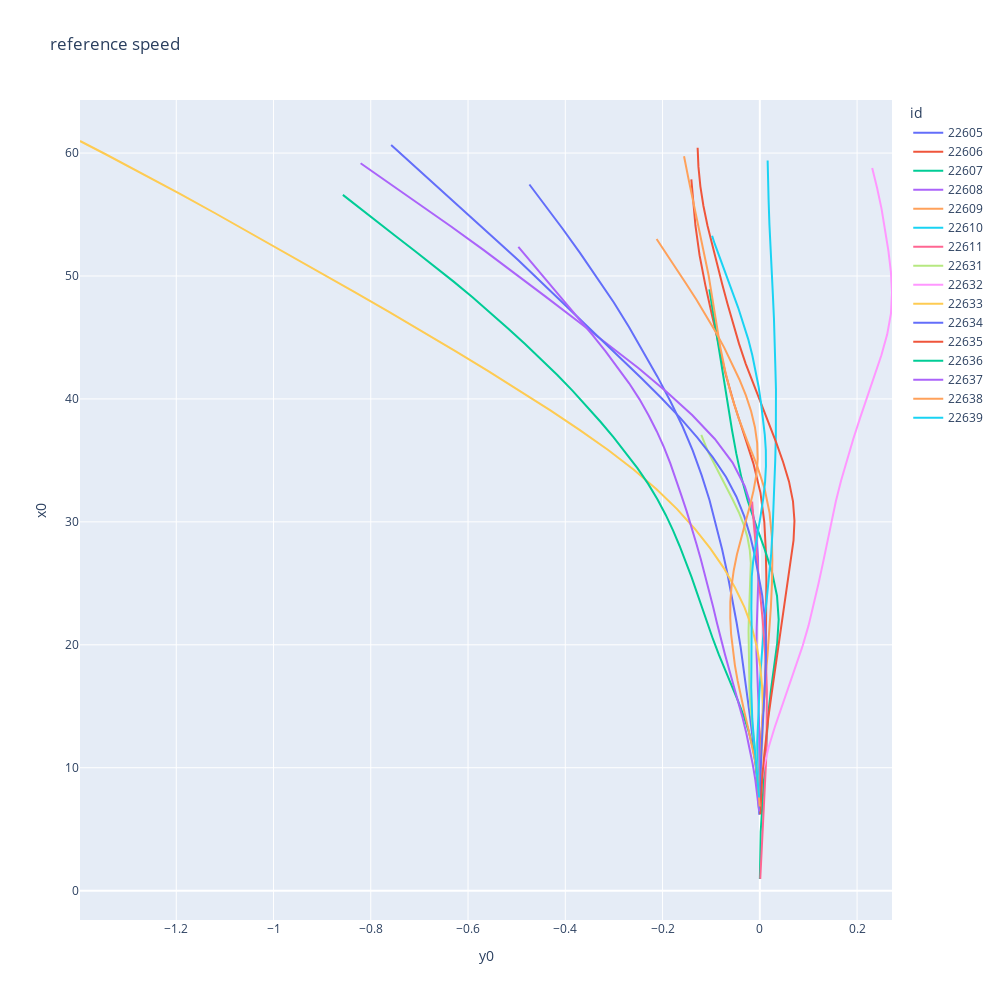
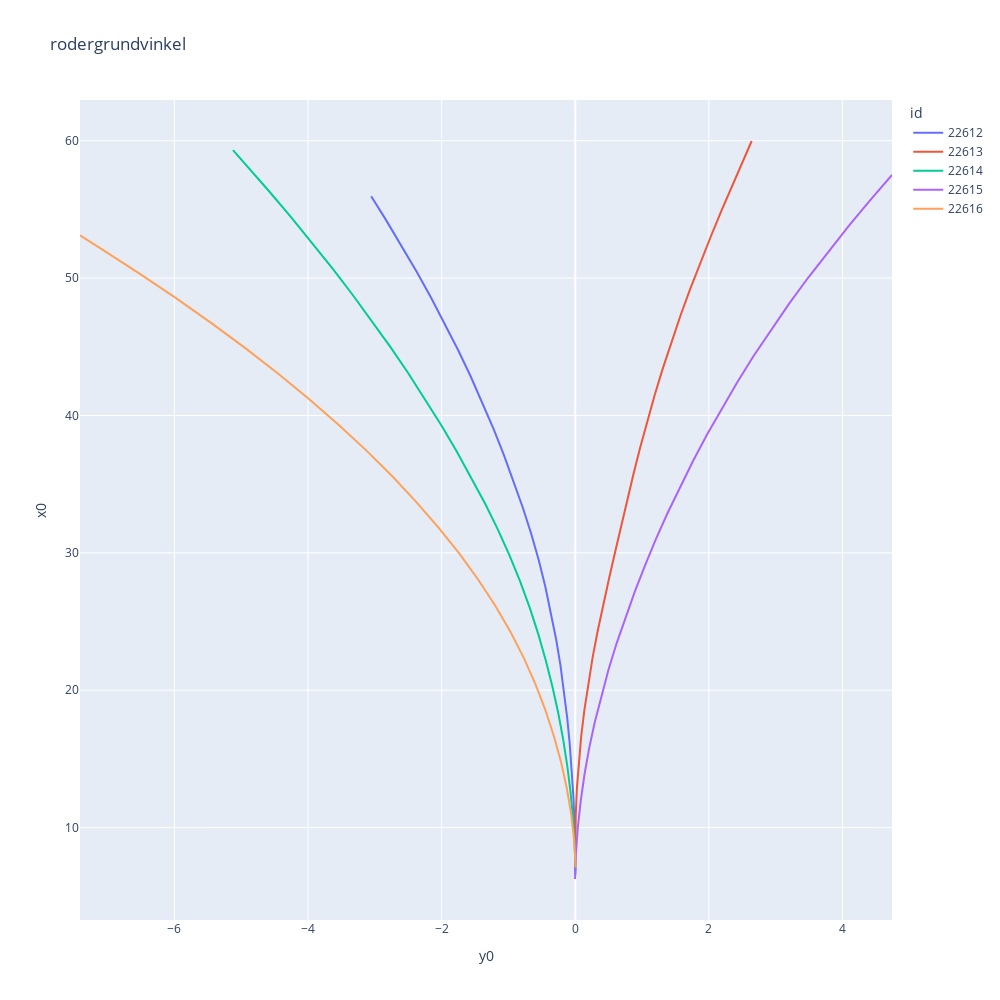
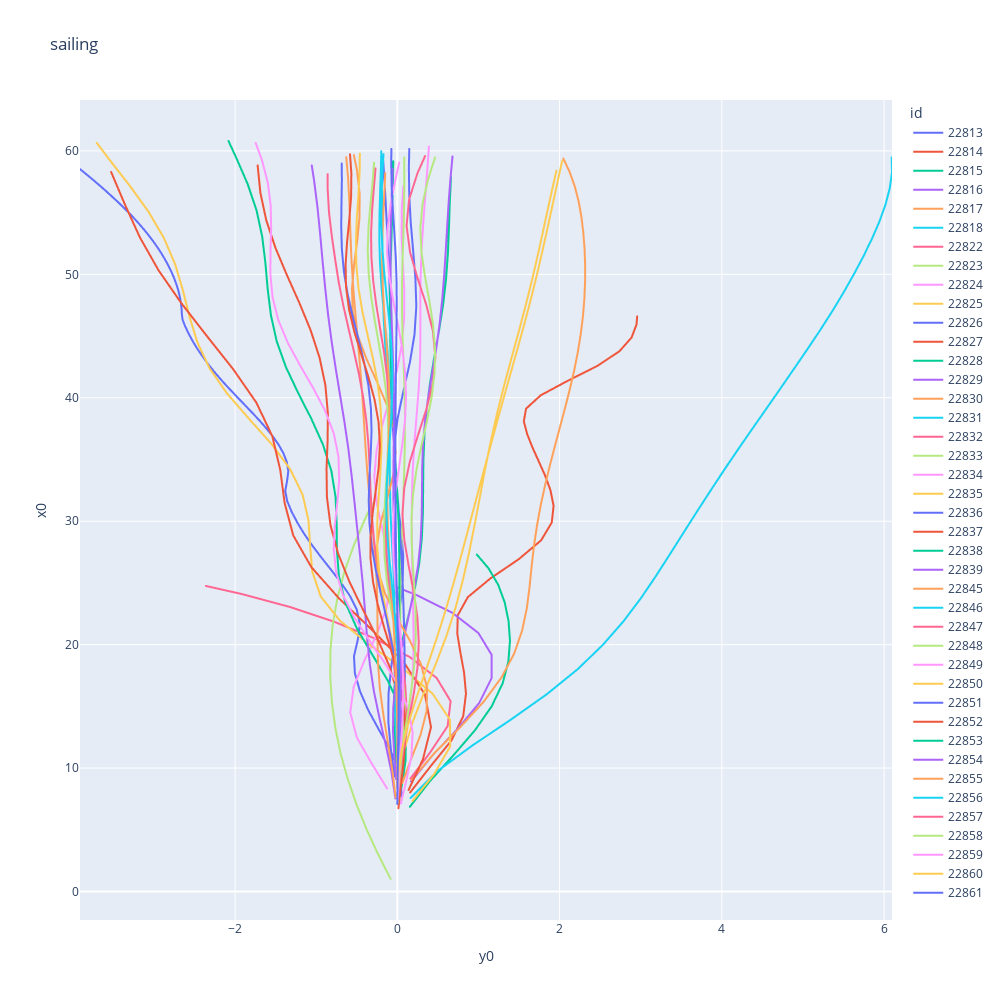
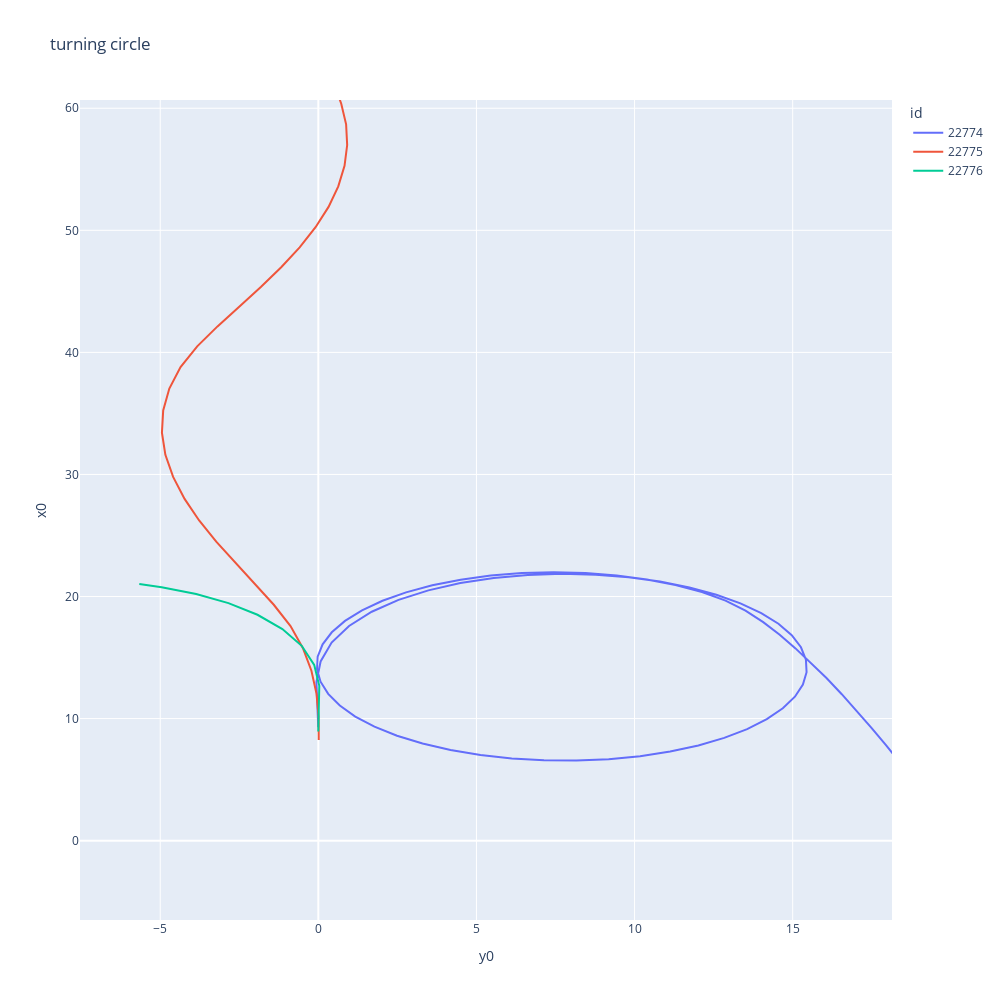

The code cell stored with these charts, in order, in its notebook:
### Code cell
for test_type, group in df_runs.groupby(by=['test_type']):
    
    data = pd.DataFrame()
    
    for id, row in group.iterrows():
        
        df = load_run(id=id)
        df = df.resample('2S').mean()        
        df['id'] = id        
        data = data.append(df)
        
    display(px.line(data, x='y0', y='x0', width=1000, height=1000, line_group='id', color='id', title=test_type))
